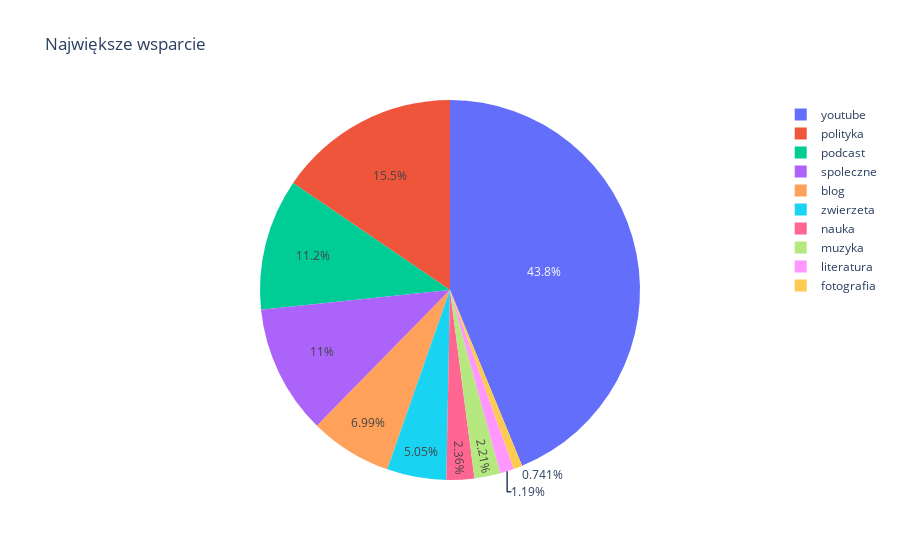

This figure's notebook cell:
### Code cell
fig = px.pie(df_stat.query('patroni>1000'), values='total', names='kategoria', title='Największe wsparcie')
fig.show()

### Figure 1 — Plotly figure (JSON) as saved in the notebook; plotly's stock layout.template omitted (floating-point values rounded to 4 significant figures)
{"data": [{"domain": {"x": [0, 1], "y": [0, 1]}, "hovertemplate": "kategoria=%{label}<br>total=%{value}<extra></extra>", "labels": ["youtube", "polityka", "podcast", "spoleczne", "blog", "zwierzeta", "nauka", "muzyka", "literatura", "fotografia"], "legendgroup": "", "name": "", "showlegend": true, "type": "pie", "values": [37580427, 13269248, 9608844, 9425418, 5998047, 4331532, 2028152, 1895380, 1017304, 635386]}], "layout": {"legend": {"tracegroupgap": 0}, "title": {"text": "Największe wsparcie"}}}
